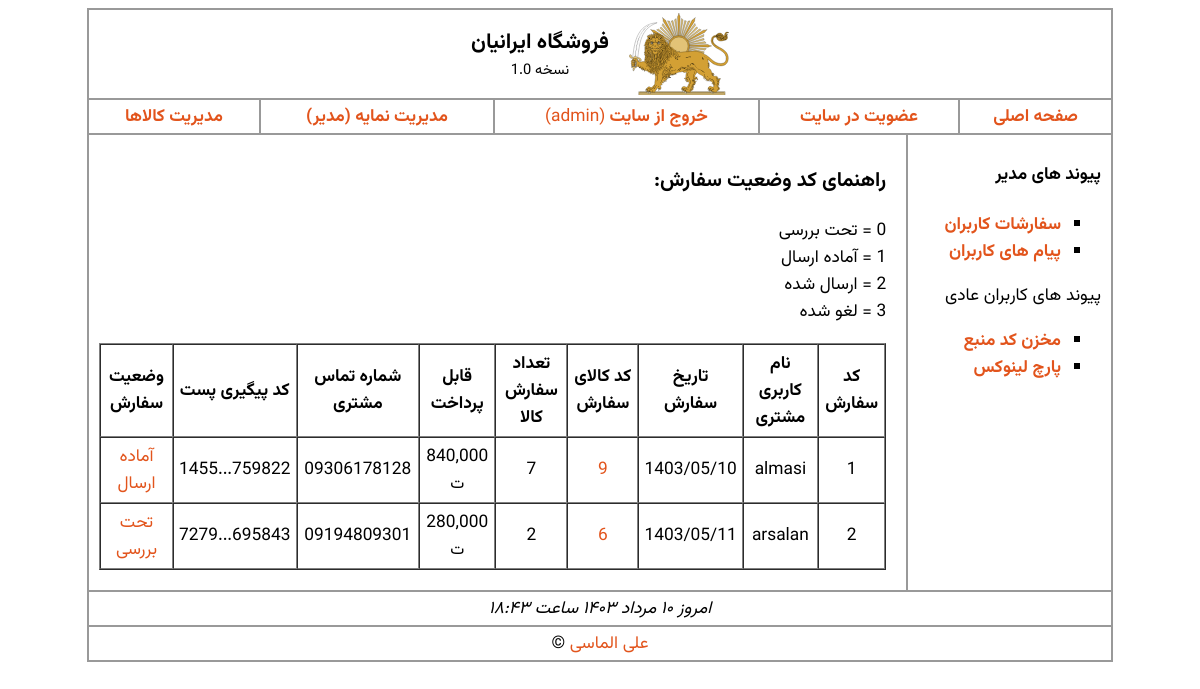
/admin_orders.php (signed in), run on the app's committed database.
### tables this page shows
CREATE TABLE IF NOT EXISTS `orders` (
  `id` int(10) NOT NULL AUTO_INCREMENT COMMENT 'شماره سفارش',
  `username` varchar(30) NOT NULL COMMENT 'نام کاربری سفارش دهنده',
  `orderdate` varchar(20) NOT NULL COMMENT 'تاریخ سفارش',
  `pro_id` int(10) NOT NULL COMMENT 'کد کالا',
  `pro_qty` int(10) NOT NULL COMMENT 'تعداد سفارش',
  `pro_price` float NOT NULL COMMENT 'قیمت پایه کالا',
  `number` varchar(11) NOT NULL COMMENT 'شماره تماس',
  `address` varchar(400) NOT NULL COMMENT 'آدرس',
  `trackcode` varchar(24) NOT NULL COMMENT 'کد مرسوله پستی',
  `state` int(1) NOT NULL COMMENT 'وضعیت سفارش',
  PRIMARY KEY (`id`)
);

### admin_orders.php (the view, shortened to what this page needs)
<?php
include("includes/header.php");
?>
<?php
include("includes/db_link.php");
$query = "SELECT * FROM orders";
$request = mysqli_query($link, $query);
?>
<h3>راهنمای کد وضعیت سفارش:</h3>
<p>0 = تحت بررسی<br>1 = آماده ارسال<br>2 = ارسال شده<br>3 = لغو شده</p>
<table border="1px" cellpadding='5px' style="text-align:center;width:100%" cellspacing=0>
	<thead style="font-weight: 700">
		<tr>
			<td>کد سفارش</td>
			<td>نام کاربری مشتری</td>
			<td>تاریخ سفارش</td>
			<td>کد کالای سفارش</td>
			<td>تعداد سفارش کالا</td>
			<td>قابل پرداخت</td>
			<td>شماره تماس مشتری</td>
			<td>کد پیگیری پست</td>
			<td>وضعیت سفارش</td>
		</tr>
	</thead>
	<tbody>
		<?php
		while ($row = mysqli_fetch_array($request)) {
		?>
			<tr>
				<td><?= $row["id"] ?></td>
				<td><?= $row["username"] ?></td>
				<td><?= $row["orderdate"] ?></td>
				<td><a href="product.php?id=<?= $row["pro_id"] ?>" target="_blank">
						<?= $row["pro_id"] ?></a></td>
				<td><?= $row["pro_qty"] ?></td>
				<td title="قیمت پایه: <?= toman($row["pro_price"], true) ?>" style="cursor:help">
					<?= toman($row["pro_price"] * $row["pro_qty"]) ?>
					<span title="تومان" style="font-size:16px">ت</span>
				</td>
				<td><?= $row["number"] ?></td>
				<td dir='ltr' style="cursor:pointer" title='<?= $row["trackcode"] ?>' onclick="copy(`<?= $row['trackcode'] ?>`)">
					<?= mb_substr($row["trackcode"], 0, 4) . "..." . mb_substr($row["trackcode"], -6) ?></td>
				<td title="مدیریت سفارش"><a href="admin_order_edit.php?id=<?= $row["id"] ?>">
						<?php switch ($row["state"]) {
							case 0:
								echo "تحت بررسی";
								break;
							case 1:
								echo "آماده ارسال";
								break;
						} ?></a></td>
			</tr>
		<?php
		}
		?>
</table>
<?php
include("./includes/footer.php");

### style/global.css (style rules this page uses)
body, input, textarea { font-family: "Vazirmatn", Tahoma, Verdana, sans-serif; }
a:link, a:visited { text-decoration: none; color: #e2541c; transition: color 0.1s, text-shadow 0.1s; }

### data on the page
orders: id "1", username "almasi", orderdate "1403/05/10", pro "9", pro_qty "7", toman($row["pro_price"] * $row["pro_qty"]) "840,000", number "09306178128", trackcode "1455", trackcode "759822", state "آماده ارسال"
orders: id "2", username "arsalan", orderdate "1403/05/11", pro "6", pro_qty "2", toman($row["pro_price"] * $row["pro_qty"]) "280,000", number "09194809301", trackcode "7279", trackcode "695843", state "تحت بررسی"

### other printed values
$_SESSION["realname"] "admin"
